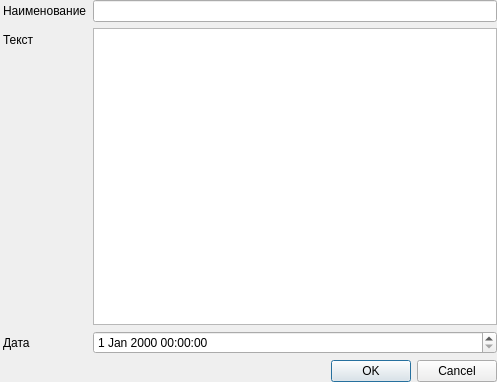
<?xml version="1.0" encoding="UTF-8"?>
<ui version="4.0">
 <class>Dialog</class>
 <widget class="QDialog" name="Dialog">
  <property name="geometry">
   <rect>
    <x>0</x>
    <y>0</y>
    <width>497</width>
    <height>382</height>
   </rect>
  </property>
  <property name="windowTitle">
   <string>Новая заметка</string>
  </property>
  <layout class="QVBoxLayout" name="verticalLayout">
   <property name="leftMargin">
    <number>3</number>
   </property>
   <property name="topMargin">
    <number>0</number>
   </property>
   <property name="rightMargin">
    <number>0</number>
   </property>
   <property name="bottomMargin">
    <number>0</number>
   </property>
   <item>
    <layout class="QFormLayout" name="formLayout">
     <item row="1" column="1">
      <widget class="QLineEdit" name="titleEdit"/>
     </item>
     <item row="2" column="0">
      <widget class="QLabel" name="label_2">
       <property name="text">
        <string>Текст</string>
       </property>
      </widget>
     </item>
     <item row="4" column="0">
      <widget class="QLabel" name="label_3">
       <property name="text">
        <string>Дата</string>
       </property>
      </widget>
     </item>
     <item row="4" column="1">
      <widget class="QDateTimeEdit" name="plannedDateTimeEdit"/>
     </item>
     <item row="6" column="0" colspan="2">
      <widget class="QDialogButtonBox" name="buttonBox">
       <property name="orientation">
        <enum>Qt::Horizontal</enum>
       </property>
       <property name="standardButtons">
        <set>QDialogButtonBox::Cancel|QDialogButtonBox::Ok</set>
       </property>
      </widget>
     </item>
     <item row="2" column="1">
      <widget class="QPlainTextEdit" name="contentEdit"/>
     </item>
     <item row="1" column="0">
      <widget class="QLabel" name="label">
       <property name="text">
        <string>Наименование</string>
       </property>
      </widget>
     </item>
    </layout>
   </item>
  </layout>
 </widget>
 <resources/>
 <connections>
  <connection>
   <sender>buttonBox</sender>
   <signal>accepted()</signal>
   <receiver>Dialog</receiver>
   <slot>accept()</slot>
   <hints>
    <hint type="sourcelabel">
     <x>248</x>
     <y>254</y>
    </hint>
    <hint type="destinationlabel">
     <x>157</x>
     <y>274</y>
    </hint>
   </hints>
  </connection>
  <connection>
   <sender>buttonBox</sender>
   <signal>rejected()</signal>
   <receiver>Dialog</receiver>
   <slot>reject()</slot>
   <hints>
    <hint type="sourcelabel">
     <x>316</x>
     <y>260</y>
    </hint>
    <hint type="destinationlabel">
     <x>286</x>
     <y>274</y>
    </hint>
   </hints>
  </connection>
 </connections>
</ui>
